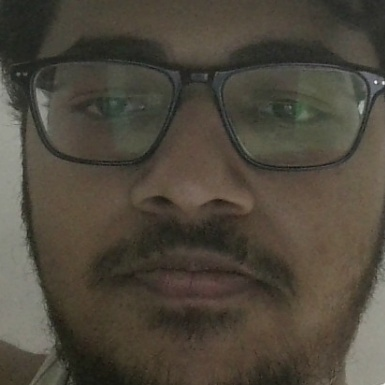
#> input picture data/faces/70382100053/face_000.jpg, 385 x 385 px; its folder holds only this picture in this run
$ python -i preprocess.py   (imports and definitions only)
#> lines starting #> are read from the running program, lines starting #| are printed output that depends on the picture
### config.py
"""Central configuration for the Face Attendance System."""

from pathlib import Path

# App
APP_TITLE = "Face Attendance System"

# Paths
BASE_DIR = Path(__file__).parent
DATA_DIR = BASE_DIR / "data"
FACES_DIR = DATA_DIR / "faces"
EXPORTS_DIR = DATA_DIR / "exports"
DATABASE_PATH = DATA_DIR / "attendance.db"

for _d in [DATA_DIR, FACES_DIR, EXPORTS_DIR]:
    _d.mkdir(parents=True, exist_ok=True)

# Camera
CAMERA_INDEX = 0
FRAME_WIDTH = 640
FRAME_HEIGHT = 480
CAMERA_FPS = 30
FRAME_RESIZE_FACTOR = 0.5

# Face recognition
RECOGNITION_THRESHOLD = 0.50      # Euclidean distance cutoff
NUM_REGISTRATION_IMAGES = 15      # Target photos per student
NUM_ENCODINGS_PER_STUDENT = 10    # How many encodings to keep
MIN_FACE_SIZE = 0.03              # Min face area / frame area
MIN_QUALITY_SCORE = 0.25

# Attendance
ATTENDANCE_COOLDOWN = 5           # Seconds between re-mark attempts

# Formats
DATE_FORMAT = "%Y-%m-%d"
TIME_FORMAT = "%H:%M:%S"

# Subjects / sections
DEFAULT_SUBJECTS = [
    "Mathematics", "Physics", "Chemistry", "Computer Science",
    "English", "Data Science", "Machine Learning", "Other",
]
DEPARTMENTS = ["Data Science", "CSE", "EEE", "MECH", "CIVIL", "IT", "AIML", "Other"]
YEARS = [1, 2, 3, 4]
SECTIONS = ["A", "B", "C", "D", "E"]

### src/preprocess.py
"""
Image preprocessing module for the Attendance Face Recognition System.

Handles all image preprocessing operations:
- Resizing frames for faster processing
- Color space conversion (BGR to RGB)
- Face region extraction/cropping
- Image quality filtering
- Normalization

Preprocessing is critical for:
- Faster face detection (smaller frames = faster processing)
- Consistent input to the face recognition model
- Better recognition accuracy
"""

from typing import Tuple, Optional, List
from pathlib import Path
import numpy as np
import cv2

import config


# =============================================================================
# FRAME PREPROCESSING
# =============================================================================

# [52 lines left out: functions resize_frame, convert_bgr_to_rgb, not called in this run]


def convert_to_grayscale(frame: np.ndarray) -> np.ndarray:
    """
    Convert frame to grayscale.

    Some face detection algorithms work on grayscale images.
    Also useful for certain preprocessing pipelines.

    Args:
        frame: Input frame (BGR or RGB)

    Returns:
        np.ndarray: Grayscale frame (single channel)
    """
    if len(frame.shape) == 2:
        return frame  # Already grayscale

    return cv2.cvtColor(frame, cv2.COLOR_BGR2GRAY)


# [284 lines left out: functions preprocess_frame, crop_face_from_image, crop_face_from_frame, expand_face_region, check_face_visibility, filter_low_quality_faces and 2 more, not called in this run]


def apply_histogram_equalization(
    image: np.ndarray,
    color: bool = False
) -> np.ndarray:
    """
    Apply histogram equalization to improve contrast.

    Args:
        image: Input image
        color: If True, apply to color image (converts to LAB space)
               If False, apply to grayscale

    Returns:
        np.ndarray: Image with enhanced contrast
    """
    if color:
        # Convert to LAB color space
        lab = cv2.cvtColor(image, cv2.COLOR_BGR2LAB)

        # Apply CLAHE (Contrast Limited Adaptive Histogram Equalization)
        # to the L channel (lightness)
        clahe = cv2.createCLAHE(clipLimit=2.0, tileGridSize=(8, 8))
        lab[:, :, 0] = clahe.apply(lab[:, :, 0])

        # Convert back to BGR
        return cv2.cvtColor(lab, cv2.COLOR_LAB2BGR)
    else:
        # Convert to grayscale if needed
        if len(image.shape) == 3:
            gray = convert_to_grayscale(image)
        else:
            gray = image

        # Apply global histogram equalization
        return cv2.equalizeHist(gray)


# =============================================================================
# BATCH PROCESSING
# =============================================================================

# [50 lines left out: functions preprocess_multiple_faces, save_face_image, not called in this run]

>>> import cv2
>>> picture = cv2.imread('../data/faces/70382100053/face_000.jpg')
#> picture is the input picture: shape (385, 385, 3); mean B, G, R 60, 71.5, 77.7
>>> result = apply_histogram_equalization(picture)
#> in convert_to_grayscale, `return cv2.cvtColor(frame, cv2.COLOR_BGR2GRAY)`:
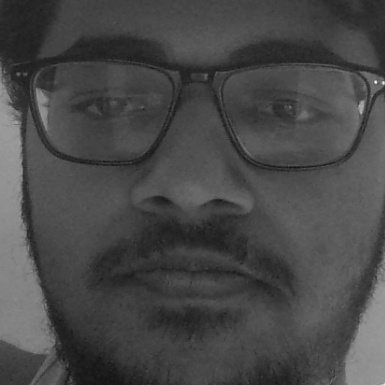
#> returned value: shape (385, 385); min 18, max 242, mean 72.1
#> in apply_histogram_equalization, `return cv2.equalizeHist(gray)`:
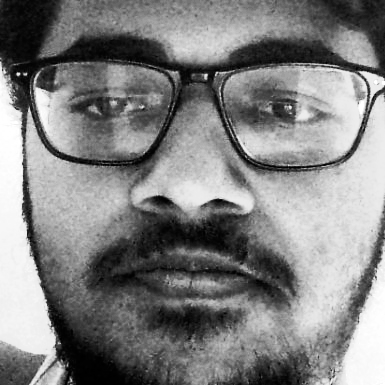
#> returned value: shape (385, 385); min 0, max 255, mean 129.4

$ run again, on data/faces/70382100053/face_001.jpg
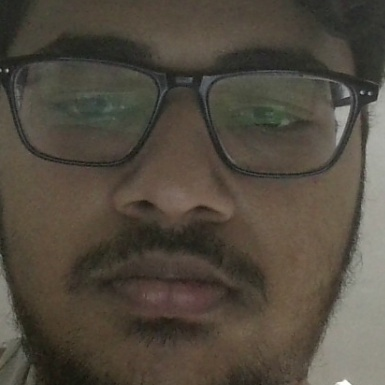
#> input picture data/faces/70382100053/face_001.jpg, 385 x 385 px
#> picture is the input picture: shape (385, 385, 3); mean B, G, R 63.1, 74.2, 81.5
#> in convert_to_grayscale, `return cv2.cvtColor(frame, cv2.COLOR_BGR2GRAY)`:
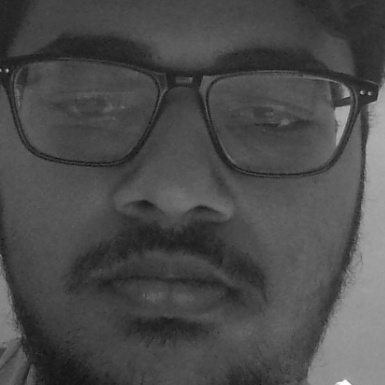
#> returned value: shape (385, 385); min 18, max 254, mean 75.2
#> in apply_histogram_equalization, `return cv2.equalizeHist(gray)`:
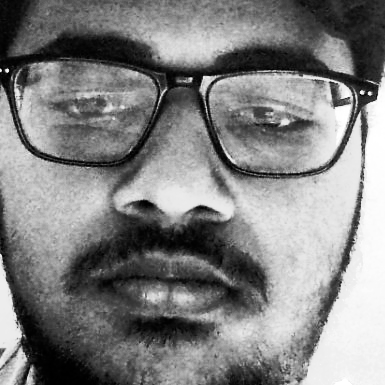
#> returned value: shape (385, 385); min 0, max 255, mean 129.5

$ run again, on data/faces/70382100053/face_003.jpg
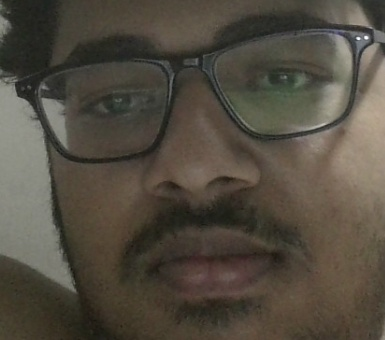
#> input picture data/faces/70382100053/face_003.jpg, 385 x 340 px
#> picture is the input picture: shape (340, 385, 3); mean B, G, R 64.4, 75.7, 82.2
#> in convert_to_grayscale, `return cv2.cvtColor(frame, cv2.COLOR_BGR2GRAY)`:
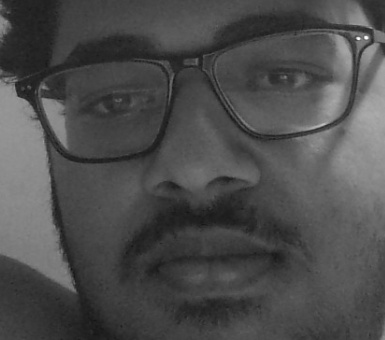
#> returned value: shape (340, 385); min 20, max 253, mean 76.4
#> in apply_histogram_equalization, `return cv2.equalizeHist(gray)`:
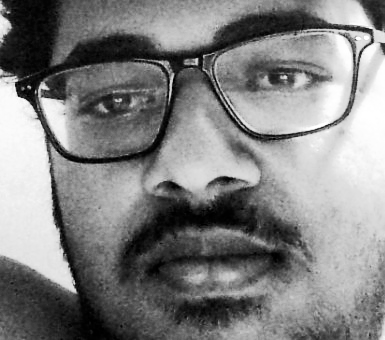
#> returned value: shape (340, 385); min 0, max 255, mean 129.1
